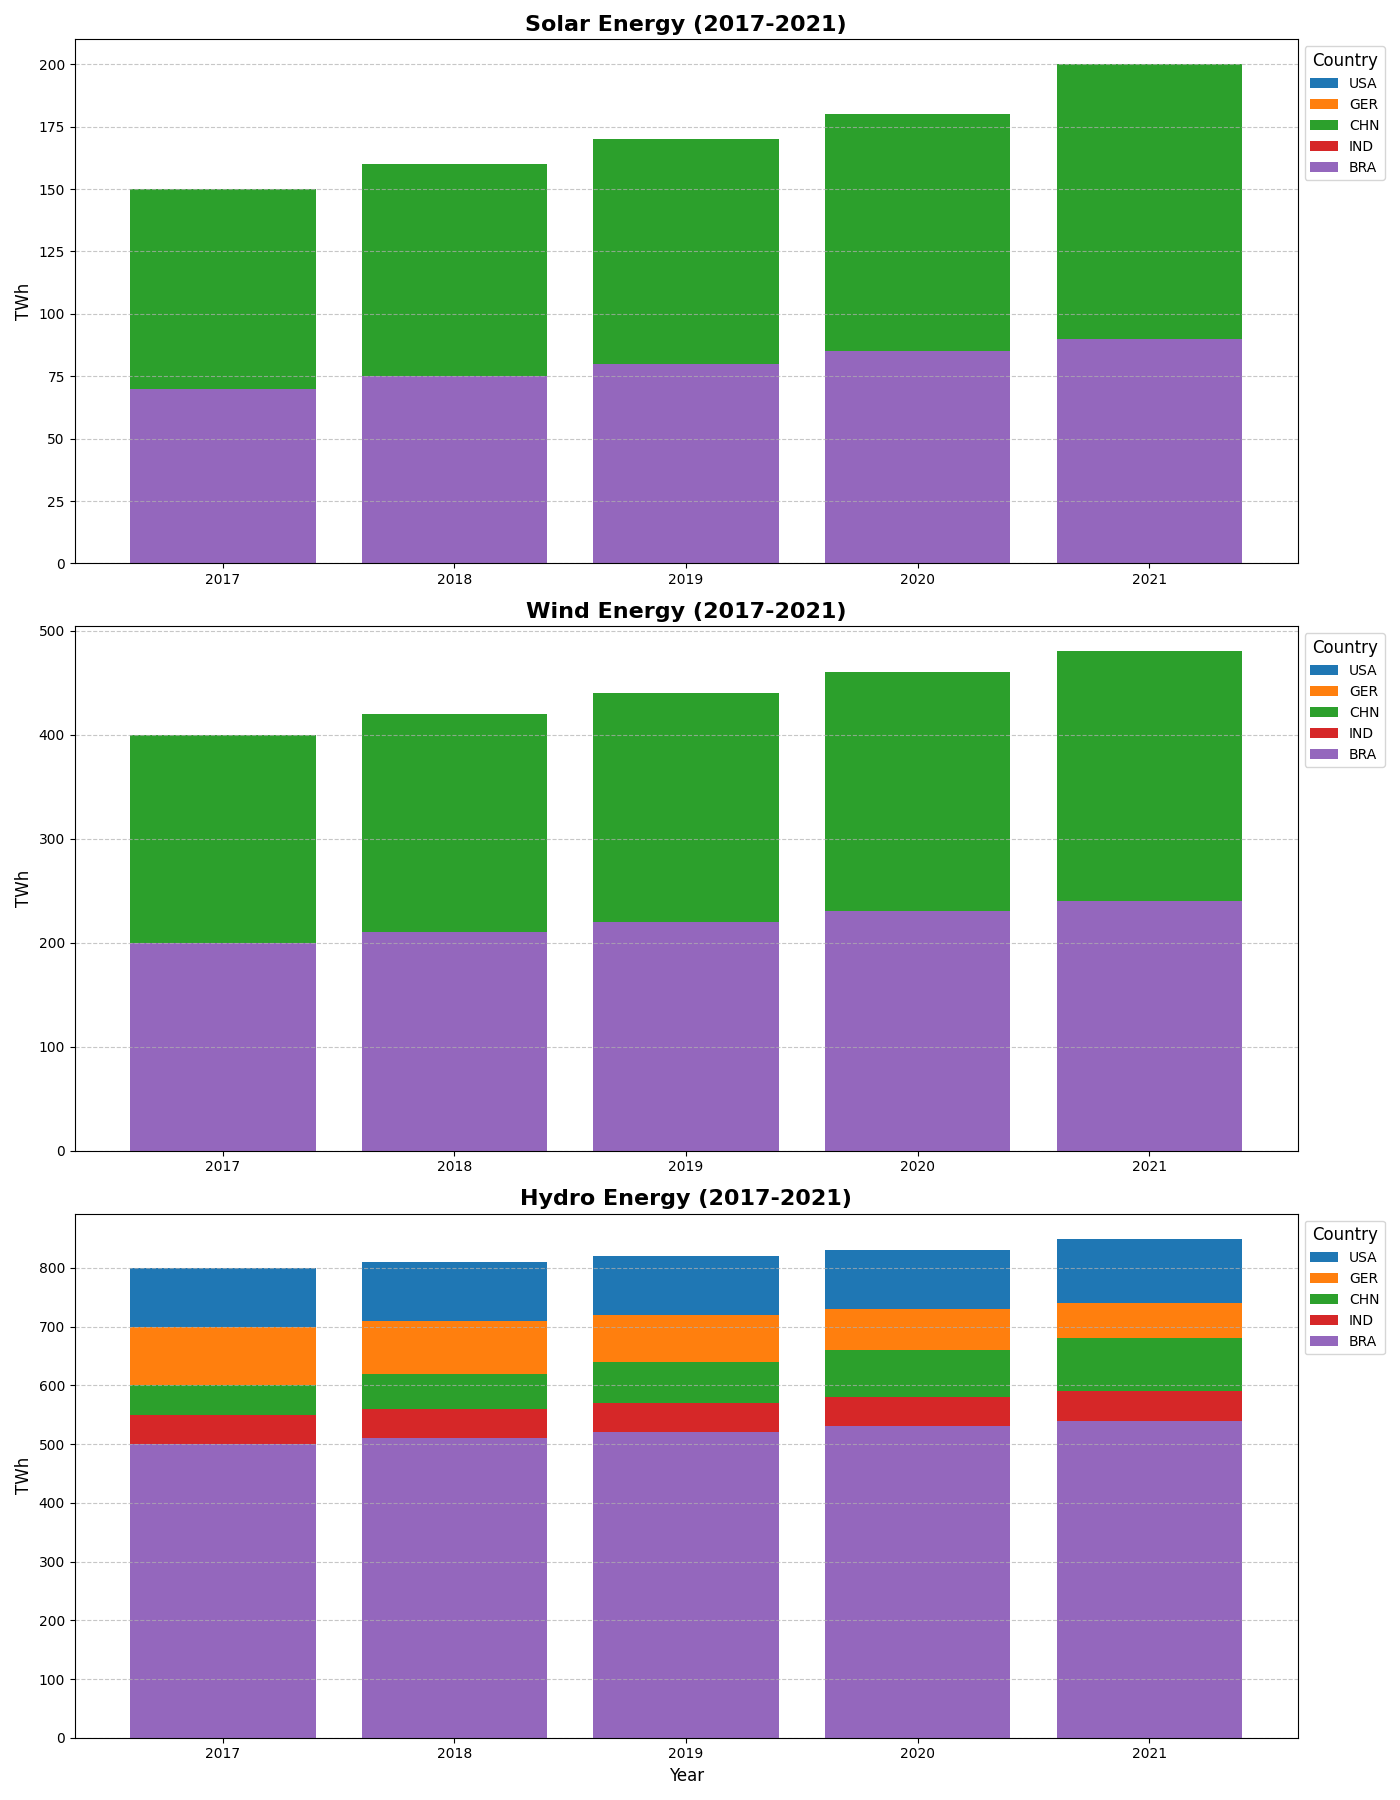

Write the Python code that produced this figure.
import matplotlib.pyplot as plt
import numpy as np

# Data for energy production in TWh
countries = ['USA', 'GER', 'CHN', 'IND', 'BRA']
years = ['2017', '2018', '2019', '2020', '2021']
solar_energy = np.array([
    [100, 110, 120, 130, 140], 
    [90, 100, 110, 120, 130], 
    [150, 160, 170, 180, 200], 
    [50, 55, 60, 65, 70], 
    [70, 75, 80, 85, 90]
])
wind_energy = np.array([
    [300, 310, 320, 330, 340], 
    [150, 160, 170, 180, 190], 
    [400, 420, 440, 460, 480], 
    [100, 110, 120, 130, 140], 
    [200, 210, 220, 230, 240]
])
hydro_energy = np.array([
    [800, 810, 820, 830, 850], 
    [700, 710, 720, 730, 740], 
    [600, 620, 640, 660, 680], 
    [550, 560, 570, 580, 590], 
    [500, 510, 520, 530, 540]
])

# Plot setup
fig, axes = plt.subplots(3, 1, figsize=(14, 18))
fig.subplots_adjust(hspace=0.4)

# Solar Energy Plot
for i in range(len(countries)):
    axes[0].bar(years, solar_energy[i], label=countries[i])
axes[0].set_title('Solar Energy (2017-2021)', fontsize=16, fontweight='bold')
axes[0].set_ylabel('TWh', fontsize=12)
axes[0].legend(title='Country', fontsize=10, loc='upper left', bbox_to_anchor=(1, 1), title_fontsize='12')
axes[0].grid(axis='y', linestyle='--', alpha=0.7)

# Wind Energy Plot
for i in range(len(countries)):
    axes[1].bar(years, wind_energy[i], label=countries[i])
axes[1].set_title('Wind Energy (2017-2021)', fontsize=16, fontweight='bold')
axes[1].set_ylabel('TWh', fontsize=12)
axes[1].legend(title='Country', fontsize=10, loc='upper left', bbox_to_anchor=(1, 1), title_fontsize='12')
axes[1].grid(axis='y', linestyle='--', alpha=0.7)

# Hydro Energy Plot
for i in range(len(countries)):
    axes[2].bar(years, hydro_energy[i], label=countries[i])
axes[2].set_title('Hydro Energy (2017-2021)', fontsize=16, fontweight='bold')
axes[2].set_xlabel('Year', fontsize=12)
axes[2].set_ylabel('TWh', fontsize=12)
axes[2].legend(title='Country', fontsize=10, loc='upper left', bbox_to_anchor=(1, 1), title_fontsize='12')
axes[2].grid(axis='y', linestyle='--', alpha=0.7)

plt.tight_layout()
plt.show()
